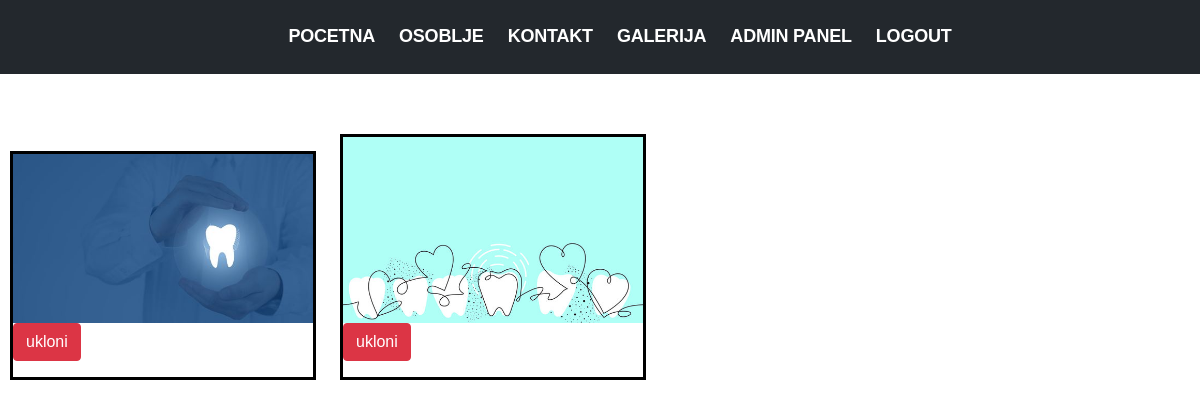
The app's page /galerija.php (signed in) with its own data.
### tables this page shows
CREATE TABLE `slike` (
  `id` int(11) NOT NULL,
  `ime` varchar(30) NOT NULL
);

### assets/php/funkcije.php (called while the page is built, shortened)
<?php
function konekcija(){
    $servername = "localhost";
    $username = "root";
    $password = "";
    $dbname = "medicinska_ustanova";
    $conn = new mysqli($servername, $username, $password, $dbname);
    return $conn;
}
function get($sql){
    $conn = konekcija();
    $result = $conn->query($sql);
    return $result;
}
?>

### galerija.php (the view, shortened to what this page needs)
<?php
include_once("assets/php/funkcije.php");
?>
<html>
<head>
    <link rel="stylesheet" href="assets/css/style.css">
</head>
<body>
<div class="navigacija">
    <?php include_once("assets/php/navigacija.php"); ?>
</div>
<div class="galerija">
    <?php
        $slike = get("SELECT * FROM slike");
        while ($slika = $slike->fetch_assoc()){
            ?>
                <div class="img-holder">
                    <img src="assets/img/<?php echo $slika["ime"]; ?>">
                    <?php
                        if(isset($_SESSION["status"]) && $_SESSION["status"]=="admin"){
                            ?>
                                <form class="registracija" method="post" action="galerija.php">
                                    <button class="btn btn-danger" type="submit" name="obrisi" value="<?php echo $slika["id"]; ?>">
                                        ukloni
                                    </button>
                                </form>
                            <?php
                        }
                    ?>
                </div>
            <?php
        }
    ?>
</div>
</body>
</html>

### assets/css/style.css (style rules this page uses)
body { margin: 0; }
form.registracija { min-width: 500px; }
.btn { display: inline-block; font-weight: 400; line-height: 1.5; color: #212529; text-align: center; text-decoration: none; vertical-align: middle; cursor: pointer; -webkit-user-select: none; -moz-user-select: none; user-select: none; background-color: transparent; border: 1px solid transparent; padding: 0.375rem 0.75rem; font-size: 1rem; border-radius: 0.25rem; transition: color .15s ease-in-out, background-color .15s ease-in-out, border-color .15s ease-in-out, box-shadow .15s ease-in-out; }
.btn-danger { color: #fff; background-color: #dc3545; border-color: #dc3545; }
.img-holder { width: 300px; border: 3px solid black; margin: 10px; display: inline-block; }
.img-holder img { width: 100%; }

### records on screen
slike: ime (picture), $slika["id"] 1 (drawn)
slike: ime (picture), $slika["id"] 3 (drawn)
